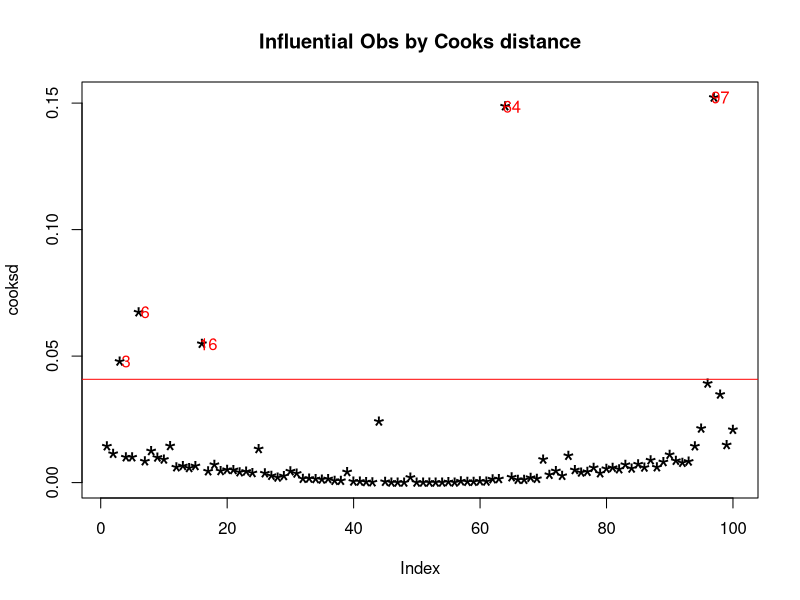

Recreate this plot in R.
# Identify outtliers Multivariate approach  using cooks distance 

set.seed(123)
df=data.frame(x1=rlnorm(100),x2=rlnorm(100),y=1:100)

model=lm(y~.,df)

cooksd <- cooks.distance(model)

# Plot cooks distance
plot(cooksd, pch="*", cex=2, main="Influential Obs by Cooks distance")

abline(h = 4*mean(cooksd, na.rm=T), col="red")  # add cutoff line

text(x=1:length(cooksd)+1, y=cooksd, labels=ifelse(cooksd>4*mean(cooksd, na.rm=T),names(cooksd),""), col="red")  # add labels

influential <- as.numeric(names(cooksd)[(cooksd > 4*mean(cooksd, na.rm=T))])

influential

df[influential,]


# Outliers Test - This gives the most extreme observation based on the given model
car::outlierTest(model)
